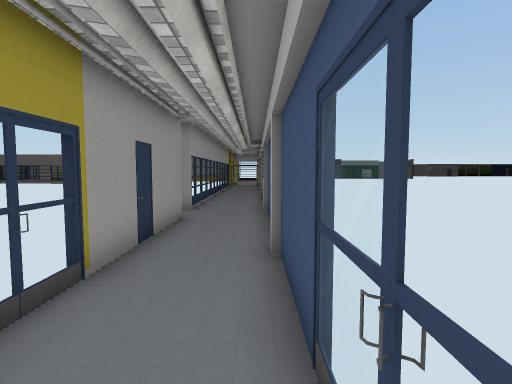
view 1 (above)

17 first-person views from a walk through a Unity game level. The camera is 1.5 m above the floor, tilts 4° down and sees 80° across. The floor is counted in squares, 1 m on a side. Each view is taken from the middle of a square. On the plan, view 1 faces up. The plan holds only what a view shows up to about 15 squares ahead; the rest is blank. The place goes on beyond the plan. The player character is not drawn. Some surface patterns are stand-ins.

view 2
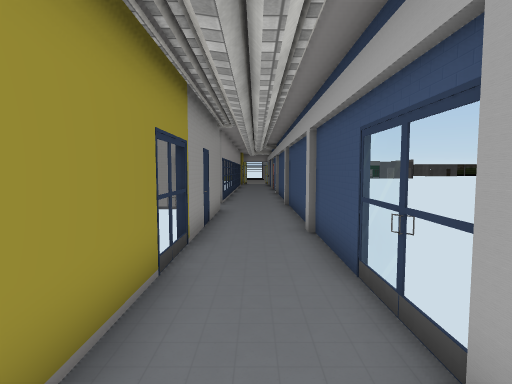

view 3
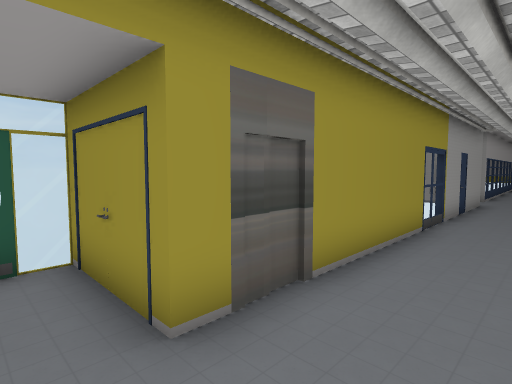

view 4
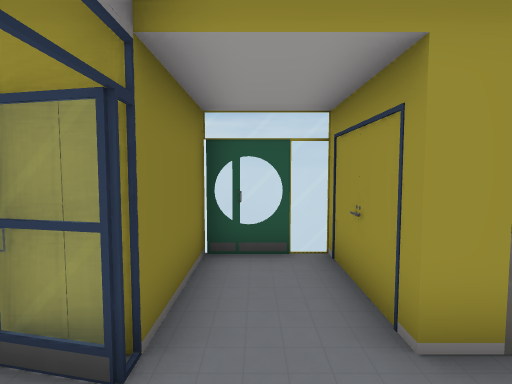

view 5
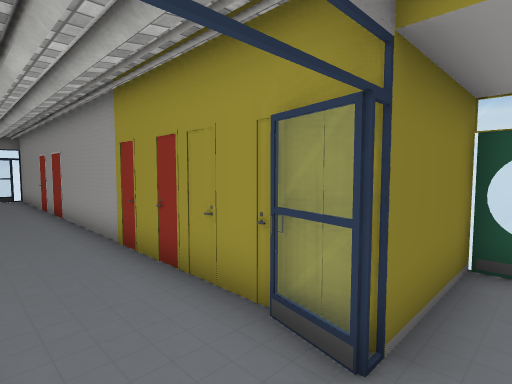

view 6
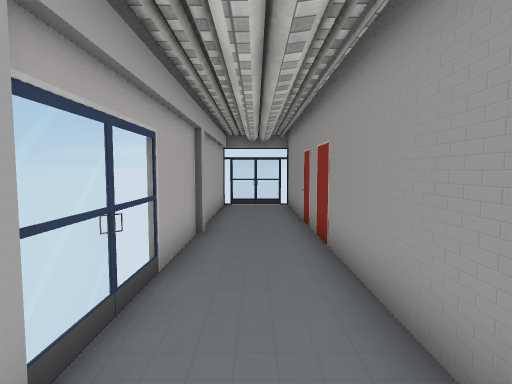

view 7
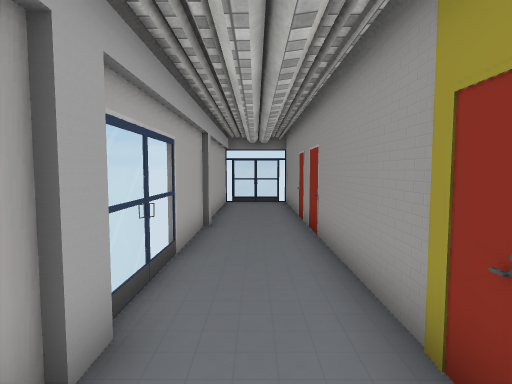

view 8
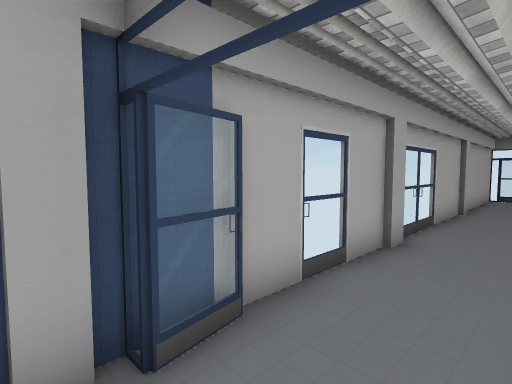

view 9
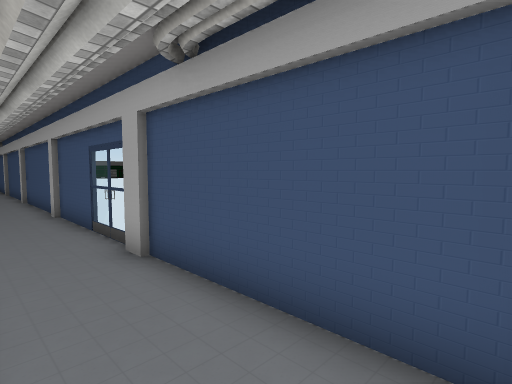

view 10
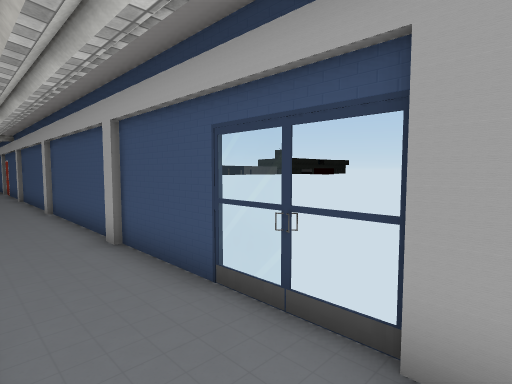

view 11
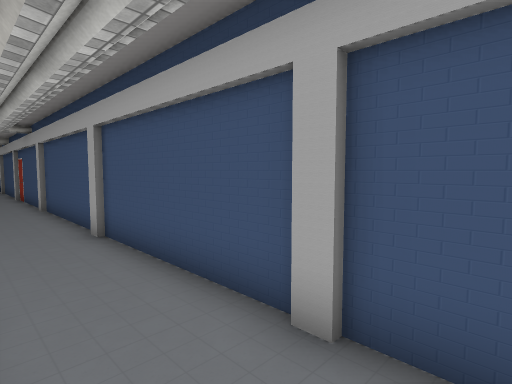

view 12
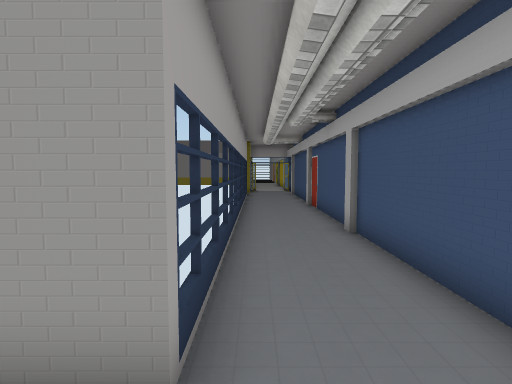

view 13
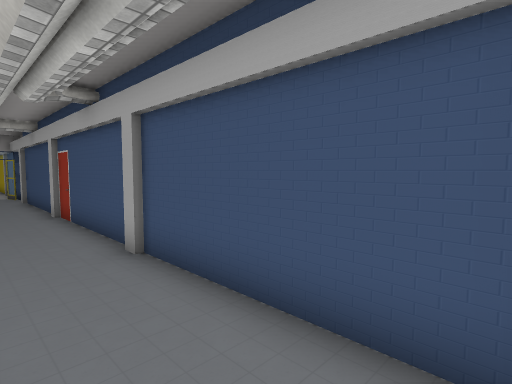

view 14
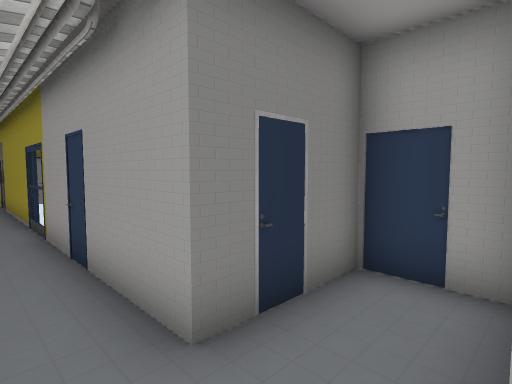

view 15
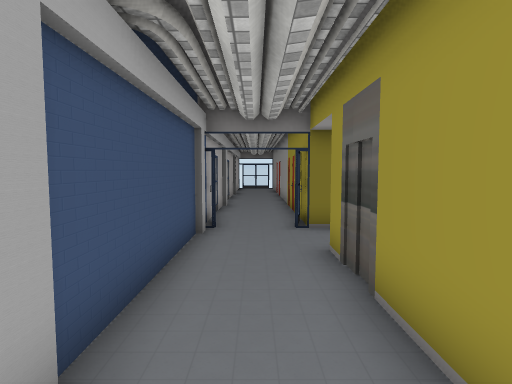

view 16
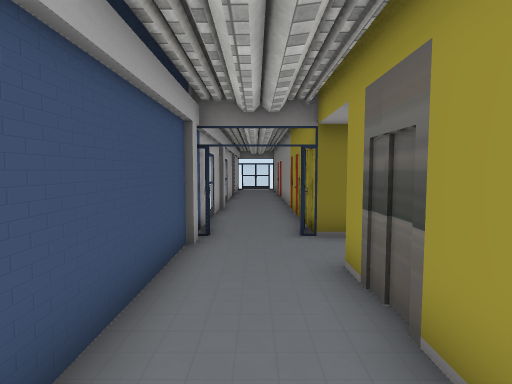

view 17
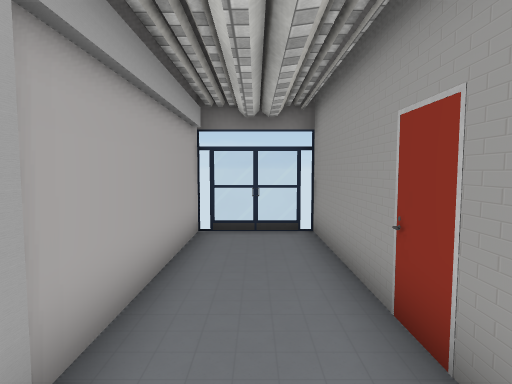

### Floor plan
Points are (right, up) in squares from view 1. A wall is a line through its corners. A room is listed if a view was taken in it or the views show most of it. See-through windows are left out.
Room 1 (views 1, 2, 3, 4, 5, 8, 9, 10, 11, 12, 13, 14, 15, 16)
walls: (0.4, 5.9) (0.4, 11.4); (0.3, 5.2) (0.3, 5.9); (0.3, 11.2) (0.3, 11.9); (0.4, 12.1) (0.4, 17.4); (-2.4, 13) (-2.4, 11.9) (-3.8, 11.9); (-5.4, 11.8) (-5.4, 9.8) (-2.4, 9.8) (-2.4, -4.7) (-5.4, -4.7) (-5.4, -6.9) (-2, -6.9) (-2.3, -8.1); (0.4, -0.2) (0.4, 5.4); (0.3, -1) (0.3, -0.1); (0.3, 17.2) (0.3, 17.9); (0.4, 18.1) (0.4, 23.4); (0.4, -6.2) (0.4, -0.9); (-2.4, -6.9) (-2.4, -8.4); (0.3, 23.2) (0.3, 23.9); (0.3, -8.2) (0, -6.9) (0.3, -6.9) (0.3, -6.1); (0.4, -8.6) (0.4, -6.6)
ways out: opening at (-1, -8) to room 2; gap at (1, 0)
Room 2 (views 6, 7, 17)
walls: (0.4, -18.2) (0.4, -12.7); (0.3, -18.8) (0.3, -18.1); (0.3, -12.8) (0.3, -11.9); (0.4, -12) (0.4, -8.6); (-2.4, -8.4) (-2.4, -24.5) (0.4, -24.5) (0.4, -18.7)
ways out: opening at (-1, -8) to room 1; gap at (-2, -25); gap at (0, -25)

Where each view was taken, in squares from view 1:
view 1: 0 up, 0 right, facing up
view 2: 2 down, 1 left, facing up
view 3: 6 down, 0 right, facing up-left
view 4: 6 down, 0 right, facing left
view 5: 6 down, 0 right, facing down-left
view 6: 11 down, 1 left, facing down
view 7: 10 down, 1 left, facing down
view 8: 6 down, 2 left, facing down-right
view 9: 6 down, 2 left, facing up-right
view 10: 1 down, 2 left, facing up-right
view 11: 4 up, 2 left, facing up-right
view 12: 10 up, 2 left, facing up
view 13: 12 up, 2 left, facing up-right
view 14: 12 up, 1 left, facing down-left
view 15: 1 up, 1 left, facing down
view 16: 0 up, 1 left, facing down
view 17: 17 down, 1 left, facing down
